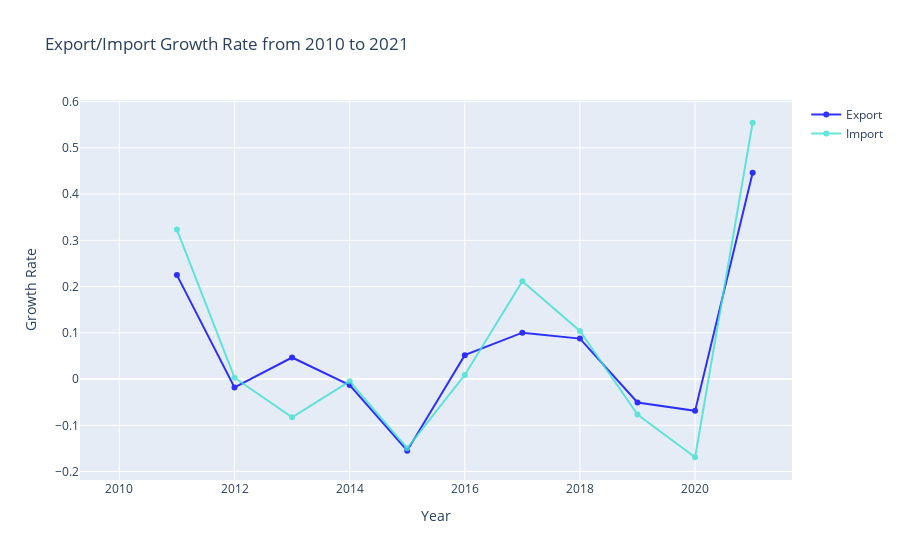

The notebook cell saved with this chart:
### Code cell
#growth rate scatter plot for exports and imports

scatter1 = go.Scatter(
    x = total_year.index,
    y = total_year["Growth Rate(E)"],
    name = "Export",
    line_color='blue',
                opacity=0.8,
                text = total_year['Growth Rate(E)']
                

)
scatter2 = go.Scatter(
    
    x = total_year.index,
    y = total_year["Growth Rate(I)"],
    name = "Import",
               line_color='turquoise',
                opacity=0.8,
                text = total_year['Growth Rate(E)']
)
layout = go.Layout(hovermode= 'closest', title = 'Export/Import Growth Rate from 2010 to 2021' , xaxis = dict(title = 'Year'), yaxis = dict(title = 'Growth Rate'))
fig = go.Figure(data=[scatter1,scatter2],layout = layout)
fig.show()

### Figure 1 — Plotly figure (JSON) as saved in the notebook; plotly's stock layout.template omitted (floating-point values rounded to 4 significant figures)
{"data": [{"line": {"color": "blue"}, "name": "Export", "opacity": 0.8, "text": [null, 0.2248, -0.01819, 0.04662, -0.01294, -0.1548, 0.05171, 0.1003, 0.08748, -0.05065, -0.06878, 0.4462], "type": "scatter", "x": [2010, 2011, 2012, 2013, 2014, 2015, 2016, 2017, 2018, 2019, 2020, 2021], "y": [null, 0.2248, -0.01819, 0.04662, -0.01294, -0.1548, 0.05171, 0.1003, 0.08748, -0.05065, -0.06878, 0.4462]}, {"line": {"color": "turquoise"}, "name": "Import", "opacity": 0.8, "text": [null, 0.2248, -0.01819, 0.04662, -0.01294, -0.1548, 0.05171, 0.1003, 0.08748, -0.05065, -0.06878, 0.4462], "type": "scatter", "x": [2010, 2011, 2012, 2013, 2014, 2015, 2016, 2017, 2018, 2019, 2020, 2021], "y": [null, 0.3233, 0.002898, -0.08261, -0.004812, -0.1496, 0.008791, 0.2113, 0.1042, -0.07658, -0.1691, 0.5543]}], "layout": {"hovermode": "closest", "title": {"text": "Export/Import Growth Rate from 2010 to 2021"}, "xaxis": {"title": {"text": "Year"}}, "yaxis": {"title": {"text": "Growth Rate"}}}}
